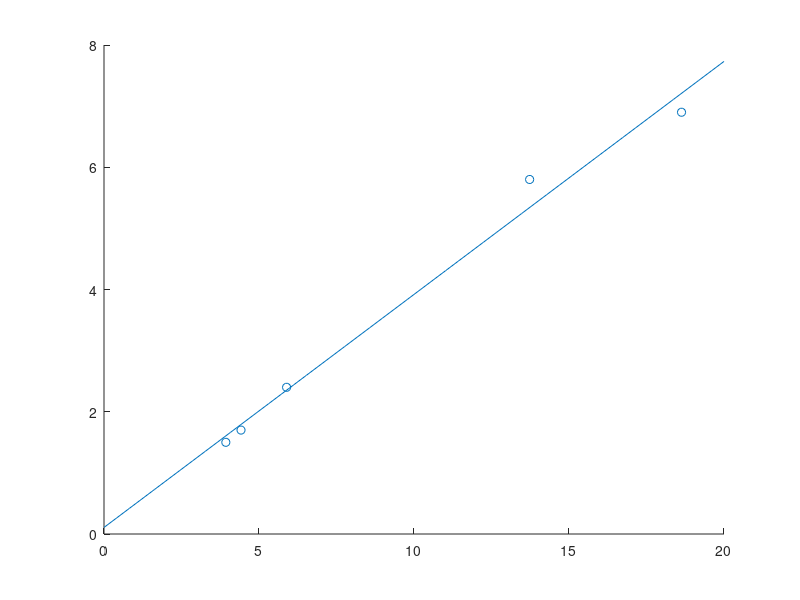

This figure's MATLAB source:
clear all;
clc;

x = [3.9298, 13.7298, 5.8898, 4.4198, 18.6298];
y = [1.5, 5.8, 2.4, 1.7, 6.9];

x_prom = mean(x); 
y_prom = mean(y);

num = dot(x-x_prom, y-y_prom);
denx = dot(x-x_prom, x-x_prom);
deny = dot(y-y_prom, y-y_prom);

b1 = num/denx; %a
b0 = y_prom-b1*x_prom; %b
r = num/(sqrt(denx)*sqrt(deny));

fprintf("b1 = %f\nb0 = %f\nr = %f\n", b1, b0, r);

scatter(x, y);
hold on;

zx = linspace(0, 20, 50);
zy = b1 * zx + b0;

plot(zx, zy);

hold off;

disp("normal vs. friccion cinetica");


%{
x * y' = multiplicacion de cada valor y la suma
%}
